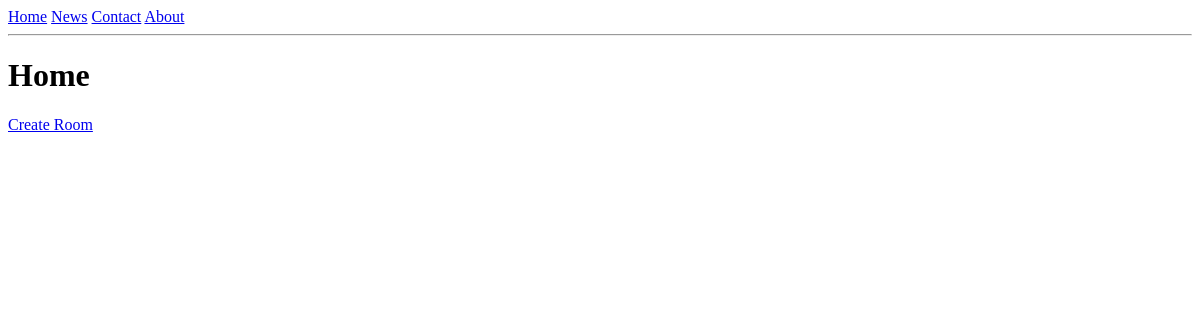
Before: / with the older database file.
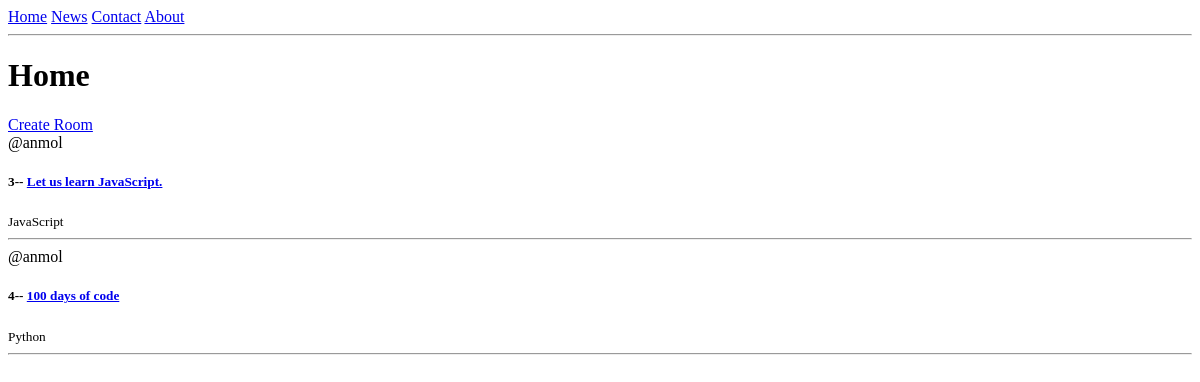
After: the same page with the newer database file.
### base/models.py (models this page shows, shortened)
class Room(models.Model):
    host = models.ForeignKey(User, on_delete=models.SET_NULL, null = True)
    topic = models.ForeignKey(Topic, on_delete=models.SET_NULL, null = True)
    name=models.CharField(max_length=100)
    description = models.TextField(null=True, blank=True)
    updated= models.DateTimeField(auto_now=True)
    created= models.DateTimeField(auto_now_add=True)

class Topic(models.Model):
    name=models.CharField(max_length=200)

### base/views.py (the view)
# urls.py: path("", views.home, name='home'),
def home(request):
    rooms=Room.objects.all()
    context = {'rooms': rooms}
    return render(request, 'home.html', context)

### templates/home.html
{% extends 'main.html' %}
{% block content %}
<h1>Home</h1>
<div>
    <a href="{% url 'create-room' %}">Create Room</a>
    <div>
        {% for room in rooms %}
            <div>
                <span>@{{room.host.username}}</span>
                <h5>{{room.id}}-- <a href="/room/{{room.id}}/">{{room.name}}</a></h5>
            </div>
            <small>{{room.topic.name}}</small>
            <hr>
        {% endfor %}
    </div>
</div>
{% endblock  %}

### templates/main.html (shortened to what this page needs)
<!DOCTYPE html>
<html lang="en">
<head>
</head>
<body>
    {% include 'navbar.html' %}
    {% block content %}
    {% endblock %}
</body>
</html>

### templates/navbar.html
<div class="topnav">
    <a class="active" href="#home">Home</a>
    <a href="room/1/">News</a>
    <a href="#contact">Contact</a>
    <a href="#about">About</a>
</div>
<hr>

Changed rows visible on the page:
added Room: host.username "anmol", id "3", name "Let us learn JavaScript.", topic.name "JavaScript"
added Room: host.username "anmol", id "4", name "100 days of code", topic.name "Python"
